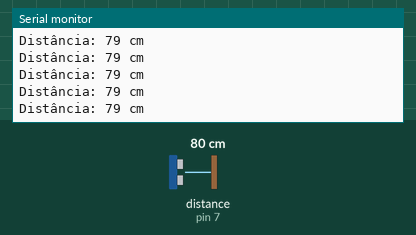
Simulated run of this sketch. Board: Arduino Uno, built with avr-gcc and run on an emulated ATmega328P. Parts: the last lines printed to the serial monitor. Wiring (inferred from the names in the program): ultrasonic range finder: trigger pin 8; echo pin 7. The test bench sets the inputs (shaded band); at power-on: distance to the obstacle (sensor on pin 7) 80 cm. The echo pulse lasts 58.3 µs per cm.

Above: at 1.2 s.
1.3 s: distance to the obstacle (sensor on pin 7) set to 2 cm
At 2.1 s:
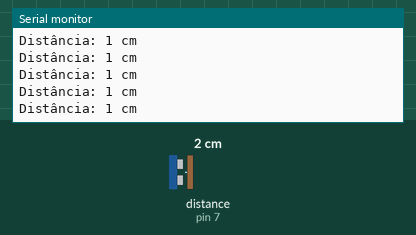
4.3 s: distance to the obstacle (sensor on pin 7) set to 18 cm
At 5.2 s:
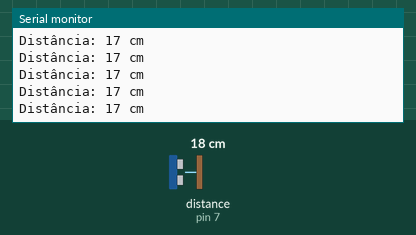
7.3 s: distance to the obstacle (sensor on pin 7) set to 120 cm
At 8.0 s:
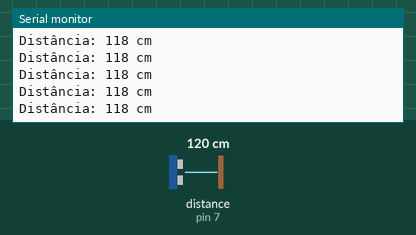
13.3 s: distance to the obstacle (sensor on pin 7) set to 4 cm
At 14.3 s:
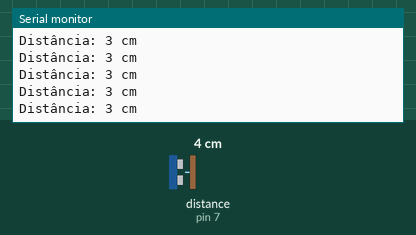
16.3 s: distance to the obstacle (sensor on pin 7) set to 35 cm
At 17.4 s:
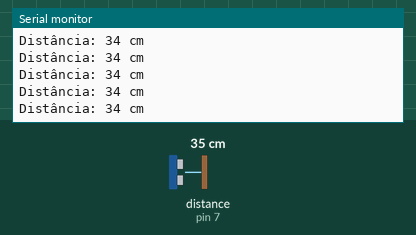
19.3 s: distance to the obstacle (sensor on pin 7) set to 9 cm
At 20.3 s:
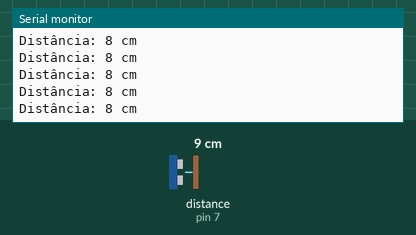
Timing chart, 0 to 22.3 s (numbered marks = the images above; inputs shaded):
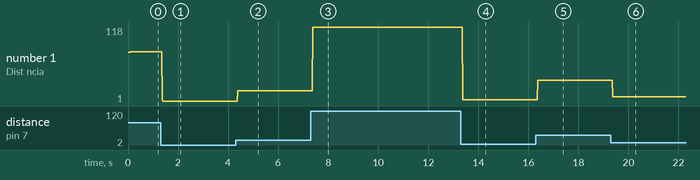

Measured:
- after the input at 1.3 s, the serial monitor: prints a new line after 0.07 s (image 1)
- after the input at 4.3 s, the serial monitor: prints a new line after 0.08 s (image 2)
- after the input at 7.3 s, the serial monitor: prints a new line after 0.09 s (image 3)
- after the input at 13.3 s, the serial monitor: prints a new line after 0.08 s (image 4)
- after the input at 16.3 s, the serial monitor: prints a new line after 0.07 s (image 5)
- after the input at 19.3 s, the serial monitor: prints a new line after 0.08 s (image 6)
- plotted number 1: 79 → 1 after the input at 1.3 s, 1 → 17 after the input at 4.3 s, 17 → 118 after the input at 7.3 s, 118 → 3 after the input at 13.3 s, 3 → 34 after the input at 16.3 s

The sketch:

01-TestUltrasonicSensor.ino
```cpp
// Sensor de ultrassons
#define TRIG_PIN 8
#define ECHO_PIN 7

long duration = 0;
int distance = 0;

void setup() {
	Serial.begin(9600);
	pinMode(TRIG_PIN, OUTPUT);
	pinMode(ECHO_PIN, INPUT);
}

void loop() {
	digitalWrite(TRIG_PIN, LOW);
	delayMicroseconds(2);
	digitalWrite(TRIG_PIN, HIGH);
	delayMicroseconds(10);
	digitalWrite(TRIG_PIN, LOW);
	duration = pulseIn(ECHO_PIN, HIGH);
	distance= duration*0.034/2;
	Serial.print("Distância: ");
	Serial.print(distance);
	Serial.println(" cm");
	delay(1);
}
```
